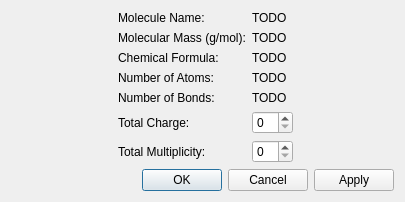
<?xml version="1.0" encoding="UTF-8"?>
<ui version="4.0">
 <class>Avogadro::QtPlugins::MolecularPropertiesDialog</class>
 <widget class="QDialog" name="Avogadro::QtPlugins::MolecularPropertiesDialog">
  <property name="geometry">
   <rect>
    <x>0</x>
    <y>0</y>
    <width>405</width>
    <height>183</height>
   </rect>
  </property>
  <property name="windowTitle">
   <string>Molecular Properties</string>
  </property>
  <layout class="QVBoxLayout" name="verticalLayout">
   <item>
    <layout class="QFormLayout" name="formLayout">
     <property name="fieldGrowthPolicy">
      <enum>QFormLayout::ExpandingFieldsGrow</enum>
     </property>
     <property name="formAlignment">
      <set>Qt::AlignHCenter|Qt::AlignTop</set>
     </property>
     <item row="0" column="1">
      <widget class="QLabel" name="moleculeNameLabel">
       <property name="text">
        <string>TODO</string>
       </property>
      </widget>
     </item>
     <item row="1" column="0">
      <widget class="QLabel" name="label_4">
       <property name="text">
        <string>Molecular Mass (g/mol):</string>
       </property>
      </widget>
     </item>
     <item row="1" column="1">
      <widget class="QLabel" name="molMassLabel">
       <property name="text">
        <string>TODO</string>
       </property>
      </widget>
     </item>
     <item row="2" column="0">
      <widget class="QLabel" name="label_2">
       <property name="text">
        <string>Chemical Formula:</string>
       </property>
      </widget>
     </item>
     <item row="2" column="1">
      <widget class="QLabel" name="formulaLabel">
       <property name="text">
        <string>TODO</string>
       </property>
      </widget>
     </item>
     <item row="3" column="0">
      <widget class="QLabel" name="label_7">
       <property name="text">
        <string>Number of Atoms:</string>
       </property>
      </widget>
     </item>
     <item row="3" column="1">
      <widget class="QLabel" name="atomCountLabel">
       <property name="text">
        <string>TODO</string>
       </property>
      </widget>
     </item>
     <item row="4" column="0">
      <widget class="QLabel" name="label_8">
       <property name="text">
        <string>Number of Bonds:</string>
       </property>
      </widget>
     </item>
     <item row="4" column="1">
      <widget class="QLabel" name="bondCountLabel">
       <property name="text">
        <string>TODO</string>
       </property>
      </widget>
     </item>
    <item row="5" column="0">
      <widget class="QLabel" name="label_9">
       <property name="text">
        <string>Total Charge:</string>
       </property>
      </widget>
     </item>
     <item row="5" column="1">
      <widget class="QSpinBox" name="chargeSpinBox">
       <property name="minimum">-100</property>
       <property name="maximum">100</property>
       <property name="value">0</property>
      </widget>
     </item>
     <item row="6" column="0">
      <widget class="QLabel" name="label_10">
       <property name="text">
        <string>Total Multiplicity:</string>
       </property>
      </widget>
     </item>
     <item row="6" column="1">
      <widget class="QSpinBox" name="multiplicitySpinBox">
       <property name="minimum">1</property>
       <property name="maximum">100</property>
       <property name="value">1</property>
      </widget>
     </item>
     <item row="0" column="0">
      <widget class="QLabel" name="label_3">
       <property name="text">
        <string>Molecule Name:</string>
       </property>
      </widget>
     </item>
    </layout>
   </item>
   <item>
    <widget class="QDialogButtonBox" name="buttonBox">
     <property name="orientation">
      <enum>Qt::Horizontal</enum>
     </property>
     <property name="standardButtons">
      <set>QDialogButtonBox::Apply|QDialogButtonBox::Cancel|QDialogButtonBox::Ok</set>
     </property>
    </widget>
   </item>
  </layout>
 </widget>
 <resources/>
 <connections>
  <connection>
   <sender>buttonBox</sender>
   <signal>accepted()</signal>
   <receiver>Avogadro::QtPlugins::MolecularPropertiesDialog</receiver>
   <slot>accept()</slot>
   <hints>
    <hint type="sourcelabel">
     <x>248</x>
     <y>254</y>
    </hint>
    <hint type="destinationlabel">
     <x>157</x>
     <y>274</y>
    </hint>
   </hints>
  </connection>
  <connection>
   <sender>buttonBox</sender>
   <signal>rejected()</signal>
   <receiver>Avogadro::QtPlugins::MolecularPropertiesDialog</receiver>
   <slot>reject()</slot>
   <hints>
    <hint type="sourcelabel">
     <x>316</x>
     <y>260</y>
    </hint>
    <hint type="destinationlabel">
     <x>286</x>
     <y>274</y>
    </hint>
   </hints>
  </connection>
 </connections>
</ui>
